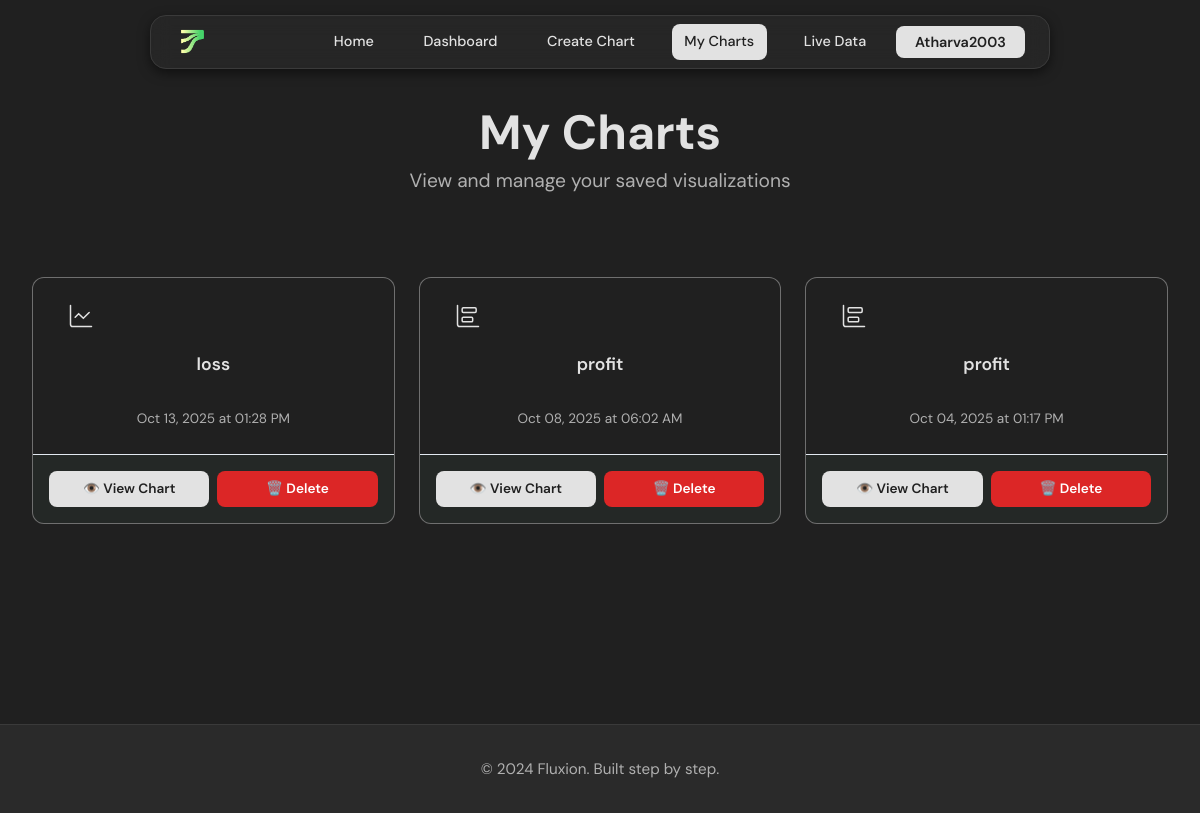
Screenshot of /charts (signed in) with the database file from the repository.
### models.py (models this page shows, shortened)
class User(UserMixin, db.Model):
    id = db.Column(db.Integer, primary_key=True)
    username = db.Column(db.String(80), unique=True, nullable=False)
    email = db.Column(db.String(120), unique=True, nullable=False)
    password_hash = db.Column(db.String(200), nullable=False)
    full_name = db.Column(db.String(100), nullable=True)
    created_at = db.Column(db.DateTime, default=datetime.utcnow)
    is_active = db.Column(db.Boolean, default=True)
    datasets = db.relationship('Dataset', backref='owner', lazy=True, cascade='all, delete-orphan')
    charts = db.relationship('Chart', backref='owner', lazy=True, cascade='all, delete-orphan')

class Chart(db.Model):
    id = db.Column(db.Integer, primary_key=True)
    title = db.Column(db.String(255), nullable=False)
    chart_type = db.Column(db.String(50), nullable=False)  # bar, line, pie, scatter
    config = db.Column(db.Text, nullable=False)  # JSON string with chart configuration
    created_at = db.Column(db.DateTime, default=datetime.utcnow)
    updated_at = db.Column(db.DateTime, default=datetime.utcnow, onupdate=datetime.utcnow)
    is_public = db.Column(db.Boolean, default=False)
    share_token = db.Column(db.String(64), unique=True, nullable=True)  # Unique token for sharing
    user_id = db.Column(db.Integer, db.ForeignKey('user.id'), nullable=False)
    dataset_id = db.Column(db.Integer, db.ForeignKey('dataset.id'), nullable=False)

### app.py (the view)
@app.route('/charts')
@login_required
def charts():
    user_charts = Chart.query.filter_by(user_id=current_user.id).order_by(Chart.created_at.desc()).all()
    return render_template('charts.html', charts=user_charts)

### app.py (called while the page is built)
@login_manager.user_loader
def load_user(user_id):
    return User.query.get(int(user_id))

### templates/charts.html (shortened to what this page needs)
{% extends "base.html" %}
{% block content %}
<div class="container">
    <div class="page-header">
        <h1> My Charts</h1>
        <p>View and manage your saved visualizations</p>
    </div>
    {% if charts %}
        <div class="charts-grid">
            {% for chart in charts %}
                <div class="chart-card">
                    <div class="chart-card-body">
                        <div>
                            {% if chart.chart_type == 'bar' %}<div class="icon-lg"></div>
                            {% elif chart.chart_type == 'line' %}<div class="icon-lg"></div>
                            {% endif %}
                        </div>
                        <h3 class="chart-title">{{ chart.title }}</h3>
                        <div class="chart-meta">
                            <span class="chart-date">{{ chart.created_at.strftime('%b %d, %Y at %I:%M %p') }}</span>
                        </div>
                    </div>
                    <div class="chart-card-footer">
                        <button class="btn btn-primary btn-sm" onclick="viewChartModal({{ chart.id }})">
                            👁️ View Chart
                        </button>
                        <button class="btn btn-danger btn-sm" onclick="deleteChart({{ chart.id }}, {{ chart.title|tojson }})">
                            🗑️ Delete
                        </button>
                    </div>
                </div>
            {% endfor %}
        </div>
    {% endif %}
</div>
{% endblock %}
{% block extra_css %}
<link rel="stylesheet" href="{{ url_for('static', filename='css/charts.css') }}">
{% endblock %}

### templates/base.html (shortened to what this page needs)
<!DOCTYPE html>
<html lang="en">
<head>
    <link rel="stylesheet" href="{{ url_for('static', filename='css/base.css') }}">
    {% block extra_css %}{% endblock %}
</head>
<body>
    <div class="navbar-container">
        <div class="navbar-logo">
            <a href="{{ url_for('landing') }}" class="logo-link">
                <img src="{{ url_for('static', filename='img/FLUXIONLOGO.png') }}"
                    alt="Fluxion Logo"
                    class="logo-image">
            </a>
        </div>
        <nav class="navbar-center">
            <ul class="navbar-links">
                <li><a href="{{ url_for('landing') }}" class="{% if request.endpoint == 'landing' %}active{% endif %}">Home</a></li>
                {% if current_user.is_authenticated %}
                    <li><a href="{{ url_for('dashboard') }}" class="{% if request.endpoint == 'dashboard' %}active{% endif %}">Dashboard</a></li>
                    <li><a href="{{ url_for('create_chart') }}" class="{% if request.endpoint == 'create_chart' %}active{% endif %}">Create Chart</a></li>
                    <li><a href="{{ url_for('charts') }}" class="{% if request.endpoint == 'charts' %}active{% endif %}">My Charts</a></li>
                    <li><a href="{{ url_for('live_data') }}" class="{% if request.endpoint == 'live_data' %}active{% endif %}">Live Data</a></li>
                {% endif %}
            </ul>
        </nav>
        <div class="navbar-profile">
            {% if current_user.is_authenticated %}
                <div class="navbar-user">
                    <button class="user-btn" onclick="toggleUserMenu()">
                        <span class="user-name">{{ current_user.username }}</span>
                    </button>
                </div>
            {% else %}
                <div class="navbar-auth">
                    <a href="{{ url_for('login') }}" class="auth-btn login-btn">Login</a>
                    <a href="{{ url_for('signup') }}" class="auth-btn signup-btn">Sign Up</a>
                </div>
            {% endif %}
        </div>
    </div>
    <main class="main-content">
        {% block content %}{% endblock %}
    </main>
    <footer class="footer">
        <div class="footer-container">
            <p>&copy; 2024 Fluxion. Built step by step.</p>
        </div>
    </footer>
</body>
</html>

### static/css/base.css (style rules this page uses)
* { margin: 0; padding: 0; box-sizing: border-box; }
:root { --primary-bg: #202020; --secondary-bg: #2a2a2a; --primary-color: #E2E2E2; --text-dark: #E2E2E2; --text-light: #b0b0b0; --white: #202020; --border-radius: 8px; --border-radius-lg: 12px; }
body { font-family: "DM Sans", sans-serif; background-color: #202020; color: var(--text-dark); line-height: 1.6; font-weight: 400; }
.navbar-container { position: fixed; top: 15px; left: 50%; transform: translateX(-50%); width: 75%; max-width: 1200px; background: rgba(42, 42, 42, 0.651); backdrop-filter: blur(10px); -webkit-backdrop-filter: blur(10px); padding: 0.5rem 1.5rem; box-shadow: 0 4px 12px rgba(0, 0, 0, 0.5); border: 1px solid #3a3a3a; border-radius: 16px; z-index: 1000; transition: all 0.3s ease; display: grid; grid-template-columns: 1fr 2fr 1fr; align-items: center; gap: 1rem; }
.logo-link { display: flex; align-items: center; gap: 0.75rem; text-decoration: none; transition: all 0.3s ease; }
.logo-image { height: 35px; width: auto; object-fit: contain; transition: all 0.3s ease; }
.navbar-center { display: flex; justify-content: center; }
.navbar-links { list-style: none; display: flex; gap: 1.5rem; margin: 0; padding: 0; align-items: center; }
.navbar-links li { margin: 0; }
.navbar-links li a { text-decoration: none; font-size: 0.9rem; font-weight: 500; color: #E2E2E2; padding: 0.4rem 0.8rem; border-radius: 8px; transition: all 0.3s ease; display: block; white-space: nowrap; }
.navbar-links li a.active { color: #202020; background: #E2E2E2; }
.navbar-profile { display: flex; align-items: center; justify-content: flex-end; }
.navbar-user { position: relative; }
.user-btn { background: #E2E2E2; color: #202020; border: none; padding: 0.45rem 1.2rem; border-radius: 8px; font-weight: 600; font-size: 0.9rem; cursor: pointer; font-family: inherit; transition: all 0.3s ease; display: flex; align-items: center; gap: 0.5rem; white-space: nowrap; }
.user-name { font-size: 0.9rem; }
.main-content { min-height: calc(100vh - 140px); padding: 2rem 0; }
.container { max-width: 1200px; margin: 0 auto; padding: 0 2rem; }
h1 { font-size: 3rem; font-weight: 700; color: #E2E2E2; margin-bottom: 1rem; line-height: 1.2; }
h3 { font-size: 1.5rem; font-weight: 600; color: #E2E2E2; margin-bottom: 0.75rem; }
p { color: #b0b0b0; margin-bottom: 1rem; font-size: 1.1rem; }
.btn { display: inline-block; padding: 0.75rem 2rem; border-radius: var(--border-radius); text-decoration: none; font-weight: 600; font-size: 1rem; border: none; cursor: pointer; transition: all 0.2s ease; font-family: inherit; }
.btn-primary { background-color: #E2E2E2; color: #202020; }
.footer { background: #2a2a2a; border-top: 1px solid #3a3a3a; padding: 2rem 0; margin-top: 4rem; }
.footer-container { max-width: 1200px; margin: 0 auto; text-align: center; padding: 0 2rem; }
.footer p { color: #b0b0b0; margin: 0; font-size: 0.95rem; }

### static/css/charts.css (style rules this page uses)
.icon-lg { width: 48px; height: 48px; }
.page-header { text-align: center; margin-bottom: 3rem; padding: 2rem 0; }
.page-header h1 { color: var(--text-dark); margin-bottom: 0.3rem; margin-top: 40px; }
.page-header p { color: var(--text-light); font-size: 1.2rem; margin: 0; }
.charts-grid { display: grid; grid-template-columns: repeat(auto-fill, minmax(280px, 1fr)); gap: 1.5rem; margin-bottom: 2rem; }
.chart-card { background: var(--white); border-radius: var(--border-radius-lg); border:1px solid rgba(211, 211, 211, 0.445); box-shadow: var(--shadow); overflow: hidden; transition: all 0.3s ease; display: flex; flex-direction: column; }
.chart-card-body { padding: 1.5rem; text-align: center; flex: 1; }
.chart-title { font-size: 1.1rem; font-weight: 600; color: var(--text-dark); margin: 0 0 0.75rem 0; overflow: hidden; text-overflow: ellipsis; min-height: 2.6em; }
.chart-meta { display: flex; flex-direction: column; gap: 0.25rem; }
.chart-date { color: var(--text-light); font-size: 0.85rem; }
.chart-card-footer { padding: 1rem; background: rgba(111, 193, 163, 0.05); border-top: 1px solid #E2E8F0; display: flex; gap: 0.5rem; }
.chart-card-footer .btn { flex: 1; padding: 0.6rem 1rem; font-size: 0.85rem; }
.btn-danger { background: #dc2626; color: white; }

### rows the page displays
User: username "Atharva2003"
Chart: chart_type "line" (drawn), title "loss", created_at "Oct 13, 2025 at 01:28 PM"
Chart: chart_type "bar" (drawn), title "profit", created_at "Oct 08, 2025 at 06:02 AM"
Chart: chart_type "bar" (drawn), title "profit", created_at "Oct 04, 2025 at 01:17 PM"
